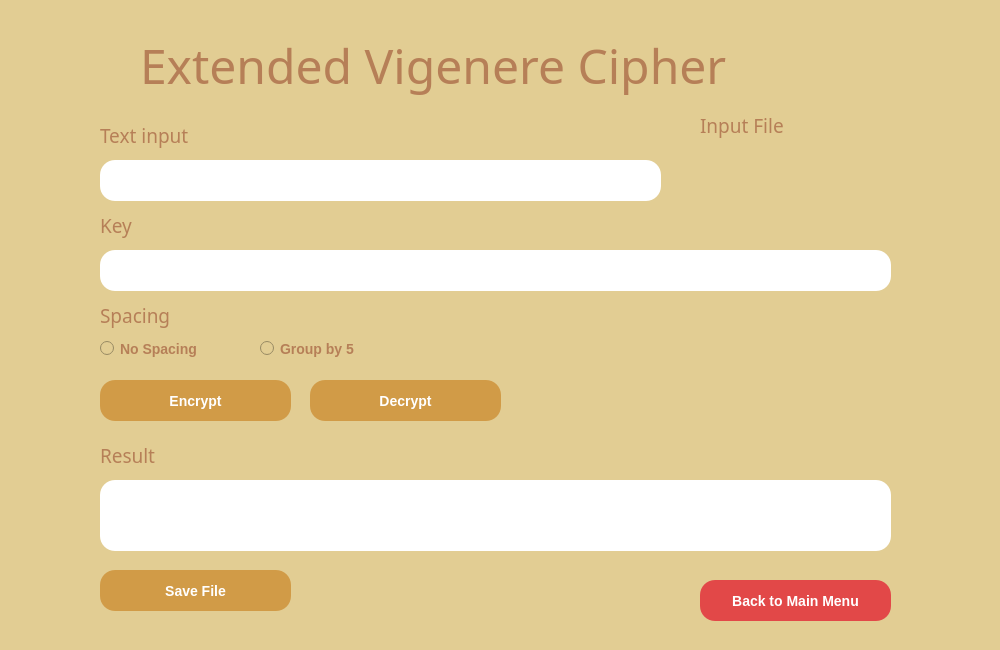
<?xml version="1.0" encoding="UTF-8"?>
<ui version="4.0">
 <class>MainWindow</class>
 <widget class="QMainWindow" name="MainWindow">
  <property name="geometry">
   <rect>
    <x>0</x>
    <y>0</y>
    <width>1000</width>
    <height>650</height>
   </rect>
  </property>
  <property name="windowTitle">
   <string>MainWindow</string>
  </property>
  <property name="styleSheet">
   <string notr="true">background: #E2CD93;</string>
  </property>
  <widget class="QWidget" name="centralwidget">
   <widget class="QPushButton" name="DecryptPushButton">
    <property name="geometry">
     <rect>
      <x>310</x>
      <y>380</y>
      <width>191</width>
      <height>41</height>
     </rect>
    </property>
    <property name="font">
     <font>
      <pointsize>-1</pointsize>
      <weight>87</weight>
      <italic>false</italic>
      <bold>true</bold>
     </font>
    </property>
    <property name="styleSheet">
     <string notr="true">background: #D19B47;
border-radius: 15px;

font-style: normal;
font-weight: 700;
font-size: 14px;
line-height: 49px;
text-align: center;

color: #FFFFFF;</string>
    </property>
    <property name="text">
     <string>Decrypt</string>
    </property>
   </widget>
   <widget class="QLabel" name="Judul">
    <property name="geometry">
     <rect>
      <x>140</x>
      <y>30</y>
      <width>721</width>
      <height>71</height>
     </rect>
    </property>
    <property name="font">
     <font>
      <family>Copperplate Gothic Bold</family>
      <pointsize>36</pointsize>
     </font>
    </property>
    <property name="styleSheet">
     <string notr="true">text-align : center;
color: #B67F57;</string>
    </property>
    <property name="text">
     <string>Extended Vigenere Cipher</string>
    </property>
   </widget>
   <widget class="QPushButton" name="encryptPushButton">
    <property name="geometry">
     <rect>
      <x>100</x>
      <y>380</y>
      <width>191</width>
      <height>41</height>
     </rect>
    </property>
    <property name="font">
     <font>
      <pointsize>-1</pointsize>
      <weight>87</weight>
      <italic>false</italic>
      <bold>true</bold>
     </font>
    </property>
    <property name="styleSheet">
     <string notr="true">background: #D19B47;
border-radius: 15px;

font-style: normal;
font-weight: 700;
font-size: 14px;
line-height: 49px;
text-align: center;
letter-spacing: 0.2em;
color: #FFFFFF;</string>
    </property>
    <property name="text">
     <string>Encrypt</string>
    </property>
   </widget>
   <widget class="QTextEdit" name="TextInput">
    <property name="geometry">
     <rect>
      <x>100</x>
      <y>160</y>
      <width>561</width>
      <height>41</height>
     </rect>
    </property>
    <property name="styleSheet">
     <string notr="true">background-color : white;
border-radius : 15px;</string>
    </property>
    <property name="html">
     <string>&lt;!DOCTYPE HTML PUBLIC &quot;-//W3C//DTD HTML 4.0//EN&quot; &quot;http://www.w3.org/TR/REC-html40/strict.dtd&quot;&gt;
&lt;html&gt;&lt;head&gt;&lt;meta name=&quot;qrichtext&quot; content=&quot;1&quot; /&gt;&lt;style type=&quot;text/css&quot;&gt;
p, li { white-space: pre-wrap; }
&lt;/style&gt;&lt;/head&gt;&lt;body style=&quot; font-family:'MS Shell Dlg 2'; font-size:8.25pt; font-weight:400; font-style:normal;&quot;&gt;
&lt;p style=&quot;-qt-paragraph-type:empty; margin-top:0px; margin-bottom:0px; margin-left:0px; margin-right:0px; -qt-block-indent:0; text-indent:0px; font-size:14pt;&quot;&gt;&lt;br /&gt;&lt;/p&gt;&lt;/body&gt;&lt;/html&gt;</string>
    </property>
   </widget>
   <widget class="QLabel" name="textInput_label">
    <property name="geometry">
     <rect>
      <x>100</x>
      <y>100</y>
      <width>111</width>
      <height>71</height>
     </rect>
    </property>
    <property name="font">
     <font>
      <family>Copperplate Gothic Bold</family>
      <pointsize>14</pointsize>
     </font>
    </property>
    <property name="styleSheet">
     <string notr="true">text-align : center;
color: #B67F57;</string>
    </property>
    <property name="text">
     <string>Text input</string>
    </property>
   </widget>
   <widget class="QLabel" name="keyLabel">
    <property name="geometry">
     <rect>
      <x>100</x>
      <y>190</y>
      <width>41</width>
      <height>71</height>
     </rect>
    </property>
    <property name="font">
     <font>
      <family>Copperplate Gothic Bold</family>
      <pointsize>14</pointsize>
     </font>
    </property>
    <property name="styleSheet">
     <string notr="true">text-align : center;
color: #B67F57;</string>
    </property>
    <property name="text">
     <string>Key</string>
    </property>
   </widget>
   <widget class="QTextEdit" name="KeyInput">
    <property name="geometry">
     <rect>
      <x>100</x>
      <y>250</y>
      <width>791</width>
      <height>41</height>
     </rect>
    </property>
    <property name="styleSheet">
     <string notr="true">background-color : white;
border-radius : 15px;</string>
    </property>
    <property name="html">
     <string>&lt;!DOCTYPE HTML PUBLIC &quot;-//W3C//DTD HTML 4.0//EN&quot; &quot;http://www.w3.org/TR/REC-html40/strict.dtd&quot;&gt;
&lt;html&gt;&lt;head&gt;&lt;meta name=&quot;qrichtext&quot; content=&quot;1&quot; /&gt;&lt;style type=&quot;text/css&quot;&gt;
p, li { white-space: pre-wrap; }
&lt;/style&gt;&lt;/head&gt;&lt;body style=&quot; font-family:'MS Shell Dlg 2'; font-size:8.25pt; font-weight:400; font-style:normal;&quot;&gt;
&lt;p style=&quot;-qt-paragraph-type:empty; margin-top:0px; margin-bottom:0px; margin-left:0px; margin-right:0px; -qt-block-indent:0; text-indent:0px; font-size:14pt;&quot;&gt;&lt;br /&gt;&lt;/p&gt;&lt;/body&gt;&lt;/html&gt;</string>
    </property>
   </widget>
   <widget class="QLabel" name="ResultLabel">
    <property name="geometry">
     <rect>
      <x>100</x>
      <y>420</y>
      <width>451</width>
      <height>71</height>
     </rect>
    </property>
    <property name="font">
     <font>
      <family>Copperplate Gothic Bold</family>
      <pointsize>14</pointsize>
     </font>
    </property>
    <property name="styleSheet">
     <string notr="true">text-align : center;
color: #B67F57;</string>
    </property>
    <property name="text">
     <string>Result</string>
    </property>
   </widget>
   <widget class="QLabel" name="textInput_label_4">
    <property name="geometry">
     <rect>
      <x>700</x>
      <y>90</y>
      <width>111</width>
      <height>71</height>
     </rect>
    </property>
    <property name="font">
     <font>
      <family>Copperplate Gothic Bold</family>
      <pointsize>14</pointsize>
     </font>
    </property>
    <property name="styleSheet">
     <string notr="true">text-align : center;
color: #B67F57;</string>
    </property>
    <property name="text">
     <string>Input File</string>
    </property>
   </widget>
   <widget class="QLabel" name="SpacingLabel">
    <property name="geometry">
     <rect>
      <x>100</x>
      <y>280</y>
      <width>91</width>
      <height>71</height>
     </rect>
    </property>
    <property name="font">
     <font>
      <family>Copperplate Gothic Bold</family>
      <pointsize>14</pointsize>
     </font>
    </property>
    <property name="styleSheet">
     <string notr="true">text-align : center;
color: #B67F57;</string>
    </property>
    <property name="text">
     <string>Spacing</string>
    </property>
   </widget>
   <widget class="QRadioButton" name="NoSpacingRadioButton">
    <property name="geometry">
     <rect>
      <x>100</x>
      <y>340</y>
      <width>121</width>
      <height>17</height>
     </rect>
    </property>
    <property name="font">
     <font>
      <pointsize>-1</pointsize>
      <weight>87</weight>
      <italic>false</italic>
      <bold>true</bold>
     </font>
    </property>
    <property name="styleSheet">
     <string notr="true">font-style: normal;
font-weight: 700;
font-size: 14px;
line-height: 32px;

color: #B67F57;
</string>
    </property>
    <property name="text">
     <string>No Spacing</string>
    </property>
   </widget>
   <widget class="QRadioButton" name="GroupBy5radioButton">
    <property name="geometry">
     <rect>
      <x>260</x>
      <y>340</y>
      <width>121</width>
      <height>17</height>
     </rect>
    </property>
    <property name="font">
     <font>
      <pointsize>-1</pointsize>
      <weight>87</weight>
      <italic>false</italic>
      <bold>true</bold>
     </font>
    </property>
    <property name="styleSheet">
     <string notr="true">font-style: normal;
font-weight: 700;
font-size: 14px;
line-height: 32px;

color: #B67F57;
</string>
    </property>
    <property name="text">
     <string>Group by 5</string>
    </property>
   </widget>
   <widget class="QPushButton" name="encryptPushButton_2">
    <property name="geometry">
     <rect>
      <x>100</x>
      <y>570</y>
      <width>191</width>
      <height>41</height>
     </rect>
    </property>
    <property name="font">
     <font>
      <pointsize>-1</pointsize>
      <weight>87</weight>
      <italic>false</italic>
      <bold>true</bold>
     </font>
    </property>
    <property name="styleSheet">
     <string notr="true">background: #D19B47;
border-radius: 15px;

font-style: normal;
font-weight: 700;
font-size: 14px;
line-height: 49px;
text-align: center;
letter-spacing: 0.2em;
color: #FFFFFF;</string>
    </property>
    <property name="text">
     <string>Save File</string>
    </property>
   </widget>
   <widget class="QPushButton" name="DecryptPushButton_2">
    <property name="geometry">
     <rect>
      <x>700</x>
      <y>580</y>
      <width>191</width>
      <height>41</height>
     </rect>
    </property>
    <property name="font">
     <font>
      <pointsize>-1</pointsize>
      <weight>87</weight>
      <italic>false</italic>
      <bold>true</bold>
     </font>
    </property>
    <property name="styleSheet">
     <string notr="true">background: #E24848;
border-radius: 15px;

font-style: normal;
font-weight: 700;
font-size: 14px;
line-height: 49px;
text-align: center;

color: #FFFFFF;</string>
    </property>
    <property name="text">
     <string>Back to Main Menu</string>
    </property>
   </widget>
   <widget class="QTextBrowser" name="textBrowser_2">
    <property name="geometry">
     <rect>
      <x>100</x>
      <y>480</y>
      <width>791</width>
      <height>71</height>
     </rect>
    </property>
    <property name="styleSheet">
     <string notr="true">background : white;
border-radius : 15px;</string>
    </property>
    <property name="html">
     <string>&lt;!DOCTYPE HTML PUBLIC &quot;-//W3C//DTD HTML 4.0//EN&quot; &quot;http://www.w3.org/TR/REC-html40/strict.dtd&quot;&gt;
&lt;html&gt;&lt;head&gt;&lt;meta name=&quot;qrichtext&quot; content=&quot;1&quot; /&gt;&lt;style type=&quot;text/css&quot;&gt;
p, li { white-space: pre-wrap; }
&lt;/style&gt;&lt;/head&gt;&lt;body style=&quot; font-family:'MS Shell Dlg 2'; font-size:8.25pt; font-weight:400; font-style:normal;&quot;&gt;
&lt;p style=&quot;-qt-paragraph-type:empty; margin-top:0px; margin-bottom:0px; margin-left:0px; margin-right:0px; -qt-block-indent:0; text-indent:0px;&quot;&gt;&lt;br /&gt;&lt;/p&gt;&lt;/body&gt;&lt;/html&gt;</string>
    </property>
   </widget>
   <zorder>SpacingLabel</zorder>
   <zorder>ResultLabel</zorder>
   <zorder>keyLabel</zorder>
   <zorder>DecryptPushButton</zorder>
   <zorder>Judul</zorder>
   <zorder>encryptPushButton</zorder>
   <zorder>textInput_label</zorder>
   <zorder>TextInput</zorder>
   <zorder>KeyInput</zorder>
   <zorder>textInput_label_4</zorder>
   <zorder>NoSpacingRadioButton</zorder>
   <zorder>GroupBy5radioButton</zorder>
   <zorder>encryptPushButton_2</zorder>
   <zorder>DecryptPushButton_2</zorder>
   <zorder>textBrowser_2</zorder>
  </widget>
  <widget class="QStatusBar" name="statusbar"/>
 </widget>
 <resources/>
 <connections/>
</ui>
